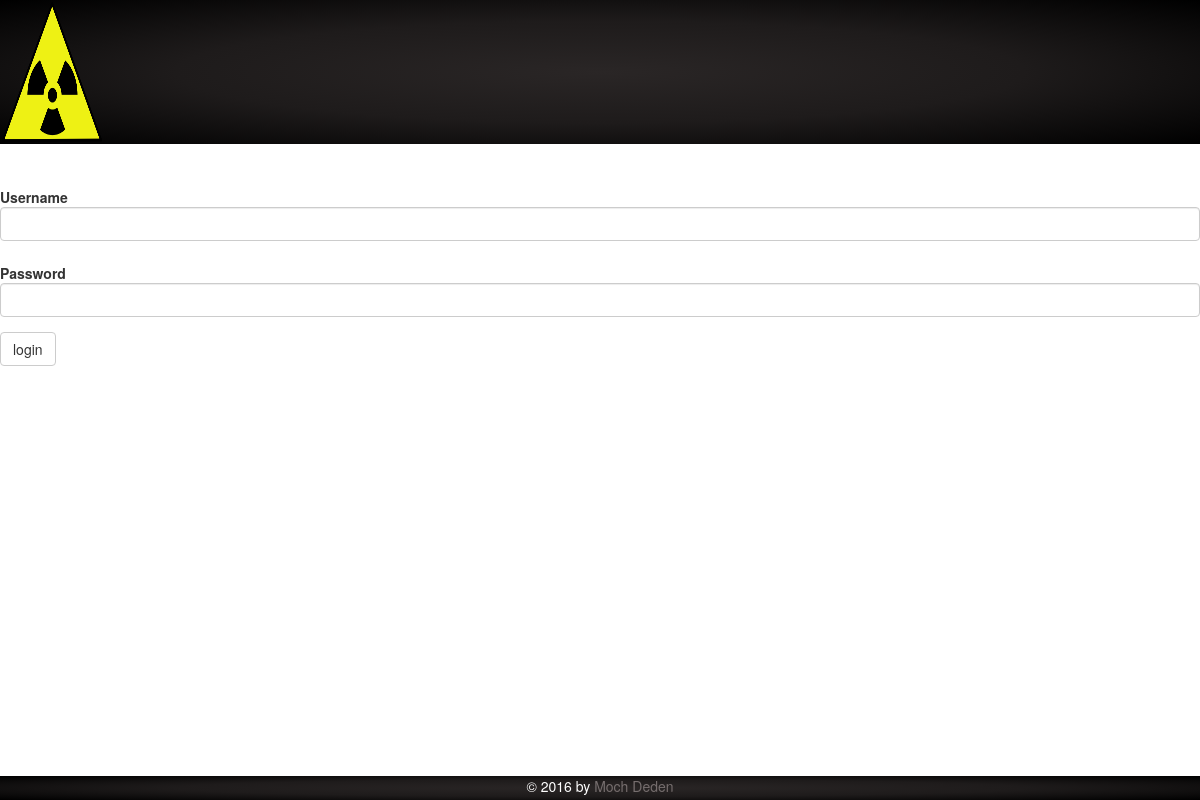
The app's page /admin/login.php, older data.
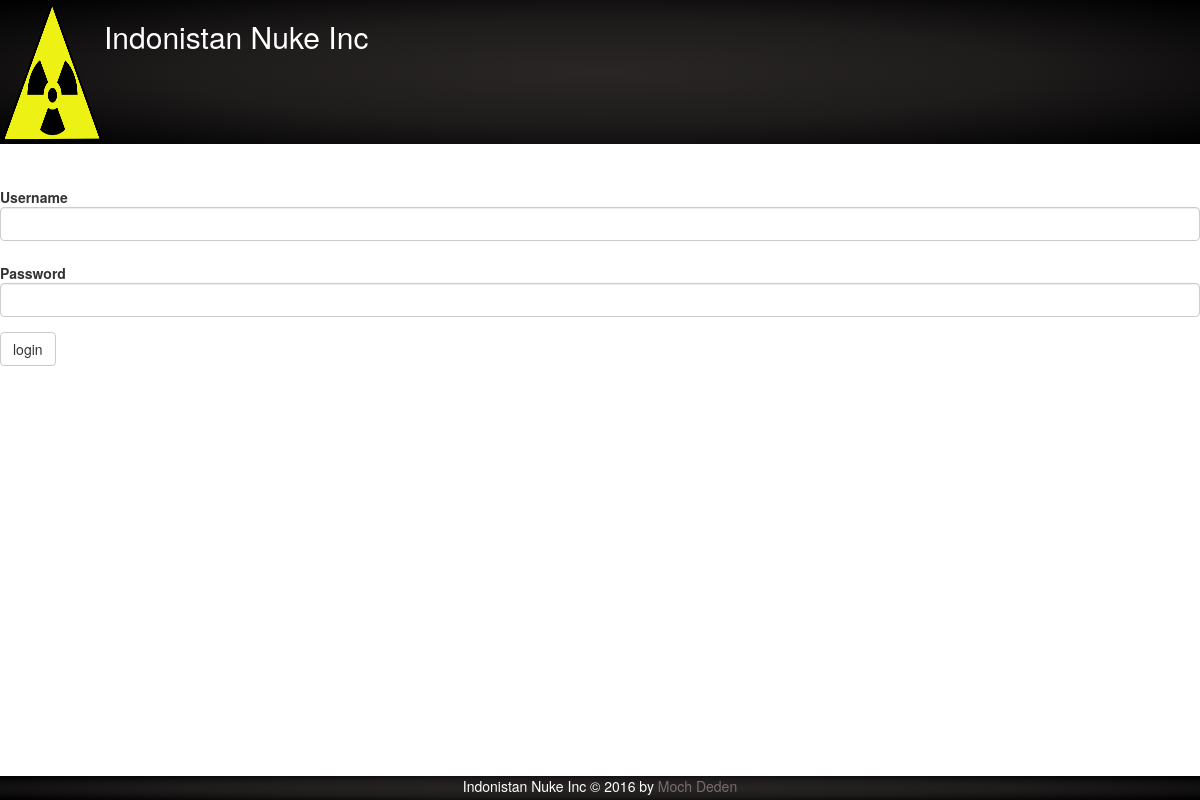
The same page, newer data.
### tables this page shows
CREATE TABLE Contact (
	id TINYINT PRIMARY KEY,
	header TEXT,
	address_header TEXT,
	company_name TEXT,
	address_content TEXT,
	telp_number TEXT,
	form_header TEXT,
	admin_email_header TEXT
);

### config.php (called while the page is built)
<?php
$config['project_root'] = 'prochcore';
$config['base_url']='http://127.0.0.1:8080/prochcore/';
$config['DB']['hostname']='127.0.0.1';
$config['DB']['username']='root';
$config['DB']['password']='indonesiaraya';
$config['DB']['database']='uas';

### function.php (called while the page is built, shortened)
<?php
function process_db($mysql_action) {
    require_once 'config.php';
    global $config;
    $mysqli = mysqli_connect(
                $config['DB']['hostname'],
                $config['DB']['username'],
                $config['DB']['password'],
                $config['DB']['database']);
    $result = $mysql_action($mysqli);
    return $result;
}
function read_row_by_id($table, $id) {
    return process_db(function($connection) use($table, $id) {
        $q = mysqli_query($connection, "SELECT * FROM $table WHERE id = $id;");
        $result = mysqli_fetch_assoc($q);
        return $result;
    });
}

### admin/header-admin.php (the view, shortened to what this page needs)
<?php
require_once '../config.php';
require_once '../function.php';
$contact = read_row_by_id('Contact', 1);
?>
<!DOCTYPE html>
<html lang="en">
<head>
	<link rel="stylesheet"
	href="<?php echo $config['base_url'].'index.css' ?>">
	<link rel="stylesheet"
	href="<?php echo $config['base_url'].'bootstrap.min.css' ?>">
</head>
<body>
<div class="header">
	<a href="<?php echo $config['base_url'] ?>">
		<img src="<?php echo $config['base_url'].'images/logo.png'?>"
	 	 id="indonistanLogo"/>
	</a>
	<h2 id="indonistanName"><?php echo $contact['company_name'];?></h2>
</div>
<div class="container">

### admin/login.php (shortened to what this page needs)
<?php
require_once '../function.php';
require_once '../config.php';
require_once 'header-admin.php';
?>
    <div class="upper-row row">
        <form class="form-horizontal" method="post">
            <div class="form-group">
                <label for="username" class="control-label">Username</label>
                <input class="form-control" type="text" name="username">
            </div>
            <div class="form-group">
                <label for="password" class="control-label">Password</label>
                <input class="form-control" type="password" name="password">
            </div>
            <div class="form-group">
                <input type="submit" name="login" class="btn btn-default" value="login">
            </div>
        </form>
    </div>
<?php require_once '../footer.php' ?>

### footer.php
</div>
<div class="footer">
	<?php echo $contact['company_name']?> &copy 2016 by
	<a href="http://github.com/selesdepselesnul">Moch Deden</a>
</div>
</body>
</html>

### index.css (style rules this page uses)
* { margin: 0px; padding: 0px; }
.footer > a { color: #766e6e; }
.header, .footer { background: #000000; background: -webkit-radial-gradient(#2a2626, #1e1b1b, #000000); background: -o-radial-gradient(#2a2626, #1e1b1b, #000000); background: -moz-radial-gradient(#2a2626, #1e1b1b, #000000); background: radial-gradient(#2a2626, #1e1b1b, #000000); position: fixed; width: 100%; z-index: 1; }
#indonistanLogo { float: left; margin: 2px; width: 100px; height: 140px; display: block; }
#indonistanName { color: white; display: block; }
.container { position: relative; top: 120px; }
.upper-row { margin-top: 60px; margin-bottom: 40px; }
.footer { color: white; text-align: center; bottom: 0px; height: 24px; }

Row changes from the older to the newer data that the page shows:
added contact: company_name "Indonistan Nuke Inc"
